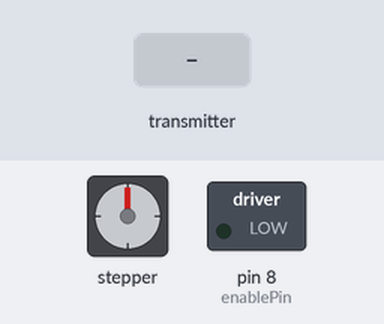
This sketch was run on a simulated Arduino Uno, built with avr-gcc and run on an emulated ATmega328P. Parts: stepper motor, switched loads named in the sketch (green lamp = pin HIGH). The test bench sets the inputs (shaded band). No radio packets arrive unless stated; stepper angles assume 800 steps per turn; pins used as bus, display or sensor lines are not drawn.

Above: at 1.2 s.
1.3 s: the transmitter starts sending pot = 256
At 2.8 s:
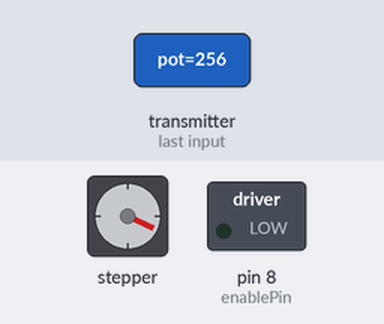
3.1 s: the transmitter starts sending pot = 0
At 3.45 s:
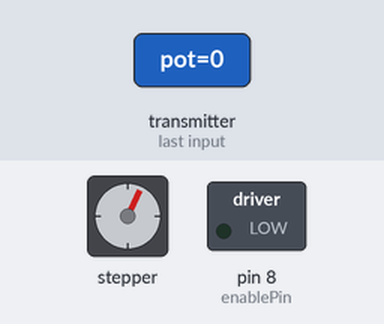
5.0 s: the transmitter starts sending pot = 512
At 6.5 s:
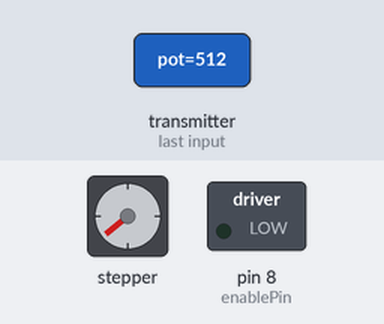
7.0 s: the transmitter starts sending pot = 0
At 7.41 s:
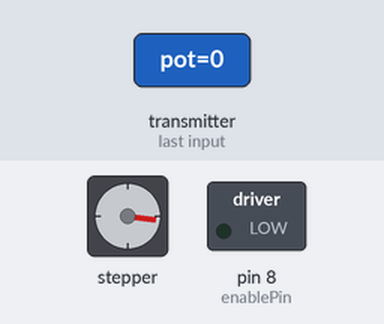
9.0 s: the transmitter starts sending pot = 1023
At 11.0 s:
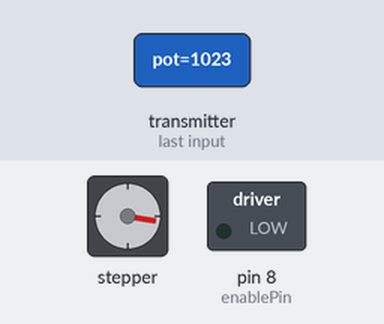
11.4 s: the transmitter starts sending pot = 256
At 11.85 s:
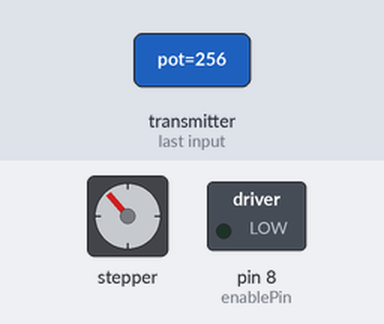
Timing chart, 0 to 14.4 s (numbered marks = the images above; inputs shaded):
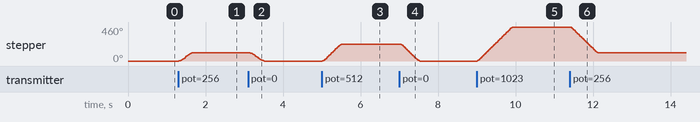

Measured:
- after the input at 1.3 s, stepper: turns 115° clockwise in 0.37 s, starting at once
- after the input at 3.1 s, stepper: turns 115° counter-clockwise in 0.41 s, starting at once
- after the input at 5.0 s, stepper: turns 230° clockwise in 0.52 s, starting at once
- after the input at 7.0 s, stepper: turns 230° counter-clockwise in 0.53 s, starting at once
- after the input at 9.0 s, stepper: turns 460° clockwise in 0.92 s, starting at once
- after the input at 11.4 s, stepper: turns 345° counter-clockwise in 0.72 s, starting at once

The sketch:

FollowFocusReceiver.ino
```cpp
#include <SPI.h>
#include <nRF24L01.h>
#include <RF24.h>
#include <AccelStepper.h>
#include <MultiStepper.h>

#define stepPin 3
#define dirPin 4
#define ms1Pin 5
#define ms2Pin 6
#define ms3Pin 7
#define enablePin 8

#define MinPulseWidth 50

AccelStepper stepper(1, stepPin, dirPin);

#define motorStepsPerRev 200
#define microSteps 4
#define rotaryEncoderSteps 256

int stepsPerRotaryStep = (motorStepsPerRev * microSteps) / rotaryEncoderSteps;

int pot = 0;
int curPot = 0;
int dir = 0;
int prev = 0;
int prevDir = 0;

bool enabled = true;

// Sleep Function
long previousMillis = 0;
#define sleepTimer 2000

RF24 radio(9, 10); // CE, CSN
const byte address[6] = "00001";

void setup() {
  pinMode(stepPin, OUTPUT);
  pinMode(dirPin, OUTPUT);
  pinMode(ms1Pin, OUTPUT);
  pinMode(ms2Pin, OUTPUT);
  pinMode(ms3Pin, OUTPUT);
  pinMode(enablePin, OUTPUT);

  digitalWrite(ms1Pin, HIGH);
  digitalWrite(ms2Pin, HIGH);
  digitalWrite(ms3Pin, HIGH);
  digitalWrite(dirPin, LOW);

  stepper.setMinPulseWidth(MinPulseWidth);
  stepper.setMaxSpeed(1500);
  stepper.setAcceleration(1000);
  stepper.setSpeed(500);

  // Serial.begin(9600);
  radio.begin();
  radio.openReadingPipe(0, address);
  radio.setPALevel(RF24_PA_MIN);
  radio.startListening();

  // Serial.println("began listening");
}

int defAcc = 1000;
int diffAcc = 0;

void loop() {
  if (radio.available()) {
    radio.read(&pot, sizeof(pot));
    // Serial.println(pot);
  } else {
    previousMillis = millis();
  }

  if (enabled) {
    stepper.setAcceleration(defAcc + diffAcc);
    stepper.moveTo(curPot);
    stepper.run();
  }

  int diff = pot - prev;

  if (abs(diff) > 5) {
    curPot = pot;
    diffAcc = diff * 30;

    if (diff > 0) dir = 0;
    else dir = 1;

    if (dir != prevDir) stepper.stop();

    digitalWrite(enablePin, LOW);
    enabled = true;

    // remember the values for later use
    prevDir = dir;
    prev = pot;
    previousMillis = millis();
  }

  // Sleep timer
  unsigned long currentMillis = millis();
  if (currentMillis - previousMillis > sleepTimer) {
    digitalWrite(enablePin, HIGH);
    enabled = false;
  }
}
```
